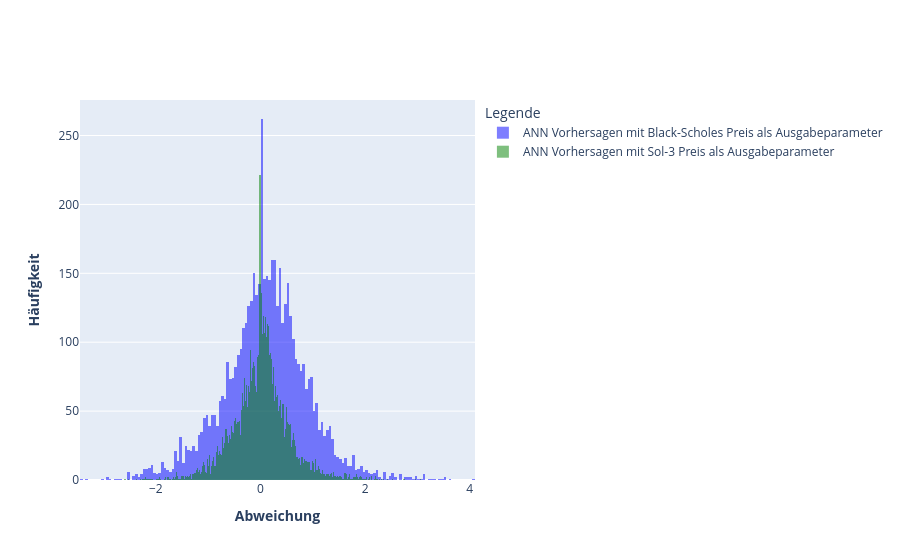

Here is the notebook cell this chart was saved with:
### Code cell
import plotly.graph_objects as go
import plotly.express as px

# Plot: Errors
errors1 = y_test - y_predSklearn
errors2 = y_test_new - y_predKeras 

fig = go.Figure()

fig.add_trace(go.Histogram(
    x=errors1,
    nbinsx=300,
    opacity=0.5,
    name='ANN Vorhersagen mit Black-Scholes Preis als Ausgabeparameter',
    marker_color='blue'
))

# Add the second histogram for comparison
fig.add_trace(go.Histogram(
    x=errors2,
    nbinsx=300,
    opacity=0.5,
    name='ANN Vorhersagen mit Sol-3 Preis als Ausgabeparameter',
    marker_color='green'
))

fig.update_layout(
    xaxis_title='<b>Abweichung</b>',
    yaxis_title='<b>Häufigkeit</b>',
    legend_title='Legende',
    barmode='overlay'
)

### Figure 1 — Plotly figure (JSON) as saved in the notebook; plotly's stock layout.template omitted (floating-point values rounded to 4 significant figures; data arrays with more than 128 entries replaced by an {"elided": "..."} marker saying what was removed)
{"data": [{"marker": {"color": "blue"}, "name": "ANN Vorhersagen mit Black-Scholes Preis als Ausgabeparameter", "nbinsx": 300, "opacity": 0.5, "type": "histogram", "x": {"elided": "5230 float values"}}, {"marker": {"color": "green"}, "name": "ANN Vorhersagen mit Sol-3 Preis als Ausgabeparameter", "nbinsx": 300, "opacity": 0.5, "type": "histogram", "x": {"elided": "5230 float values"}}], "layout": {"barmode": "overlay", "legend": {"title": {"text": "Legende"}}, "xaxis": {"title": {"text": "<b>Abweichung</b>"}}, "yaxis": {"title": {"text": "<b>Häufigkeit</b>"}}}}
